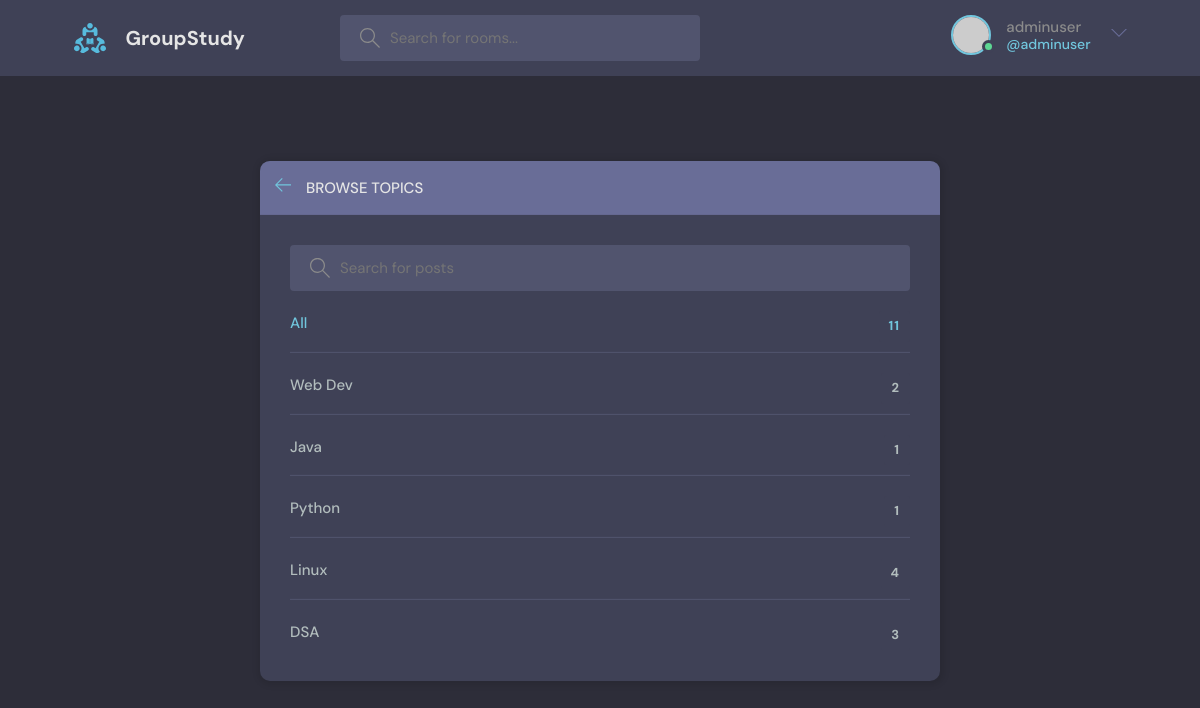
The app's page /browse-topic/ (signed in), older data.
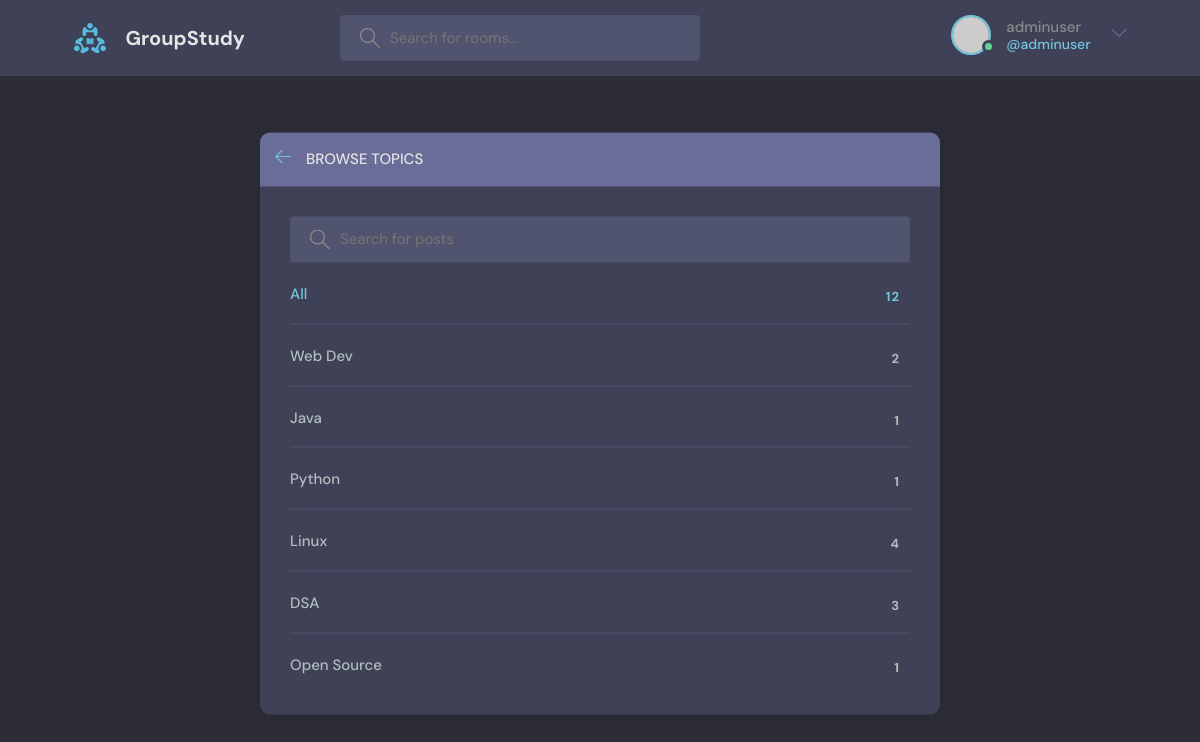
The same page, newer data.
### base/models.py (models this page shows, shortened)
class Subject(models.Model):
    name = models.CharField(max_length=200)

### base/views.py (the view)
# urls.py: path('browse-topic/',views.browseTopic),
def browseTopic(request):
    q = request.GET.get('q') if request.GET.get('q') != None else ''
    subjects = Subject.objects.filter(name__icontains = q)
    totalrooms = Room.objects.all().count
    context = {"subjects" : subjects,"totalrooms" : totalrooms}
    return render(request,'base/topics.html',context)

### base/templates/base/topics.html (shortened to what this page needs)
{%extends 'main.html'%}
{%block content%}
<main class="create-room layout">
      <div class="container">
        <div class="layout__box">
          <div class="layout__boxHeader">
            <div class="layout__boxTitle">
              <a href="/">
                <svg version="1.1" xmlns="http://www.w3.org/2000/svg" width="32" height="32" viewBox="0 0 32 32">
                  <title>arrow-left</title>
                  <path
                    d="M13.723 2.286l-13.723 13.714 13.719 13.714 1.616-1.611-10.96-10.96h27.625v-2.286h-27.625l10.965-10.965-1.616-1.607z"
                  ></path>
                </svg>
              </a>
              <h3>Browse Topics</h3>
            </div>
          </div>
          <div class="topics-page layout__body">
            <form method="get" action="" class="header__search">
              <label>
                <input name="q" placeholder="Search for posts" />
              </label>
            </form>
            <ul class="topics__list">
              <li>
                <a href="/" class="active">All <span>{{totalrooms}}</span></a>
              </li>
              {%for subject in subjects%}
              <li>
                <a href="/?q={{subject.name}}">{{subject.name}}<span>{{subject.room_set.all.count}}</span></a>
              </li>
              {%endfor%}
            </ul>
          </div>
        </div>
      </div>
    </main>
{%endblock content%}

Row changes from the older to the newer data that the page shows:
added Subject: name "Open Source", room_set.all.count "1"
Text that changed along with them:
{{ totalrooms }}: "11" → "12"
